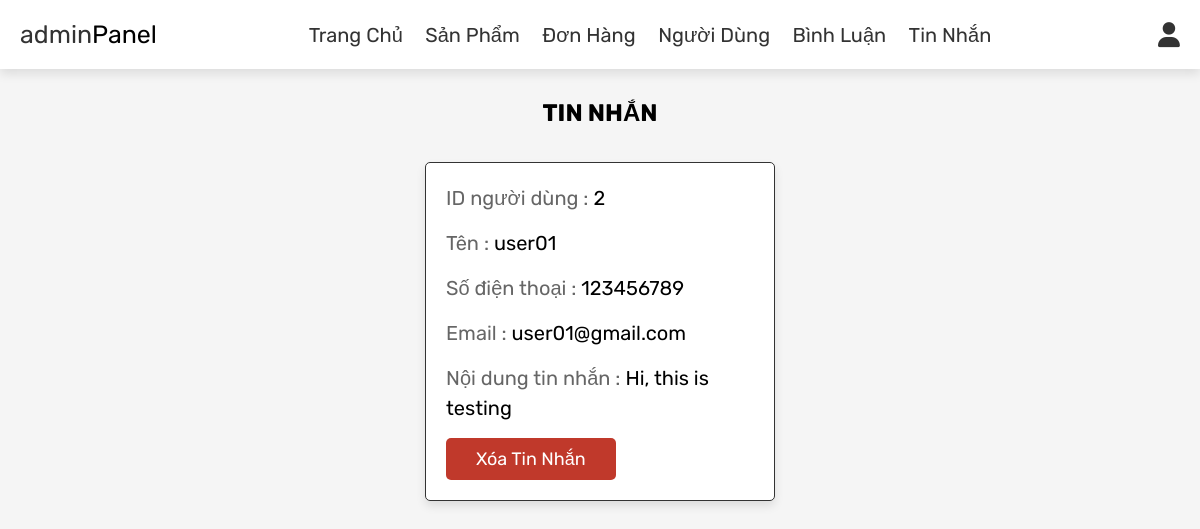
Screenshot of /admin_contacts.php (signed in) with the database file from the repository.
### tables this page shows
CREATE TABLE `message` (
  `id` int NOT NULL,
  `user_id` int NOT NULL,
  `name` varchar(100) NOT NULL,
  `email` varchar(100) NOT NULL,
  `number` varchar(12) NOT NULL,
  `message` varchar(500) NOT NULL
);

### admin_contacts.php (the view, shortened to what this page needs)
<?php
include './model/config.php';
?>
<!DOCTYPE html>
<html lang="vi">
<head>
    <link rel="stylesheet" href="https://cdnjs.cloudflare.com/ajax/libs/font-awesome/6.0.0/css/all.min.css">
    <link rel="stylesheet" href="css/admin_style.css">
</head>
<body>
    <?php include 'admin_header.php'; ?>
    <section class="messages">
        <h1 class="title">Tin nhắn</h1>
        <div class="box-container">
            <?php
            try {
                $select_message = $pdo->query("SELECT * FROM `message`");
                if ($select_message->rowCount() > 0) {
                    while ($fetch_message = $select_message->fetch(PDO::FETCH_ASSOC)) {
                        ?>
                        <div class="box">
                            <p> ID người dùng : <span><?php echo $fetch_message['user_id']; ?></span> </p>
                            <p> Tên : <span><?php echo $fetch_message['name']; ?></span> </p>
                            <p> Số điện thoại : <span><?php echo $fetch_message['number']; ?></span> </p>
                            <p> Email : <span><?php echo $fetch_message['email']; ?></span> </p>
                            <p> Nội dung tin nhắn : <span><?php echo $fetch_message['message']; ?></span> </p>
                            <a href="admin_contacts.php?delete=<?php echo $fetch_message['id']; ?>"
                               onclick="return confirm('Xóa tin nhắn này?');" class="delete-btn">Xóa tin nhắn</a>
                        </div>
                        <?php
                    }
                } else {
                    echo '<p class="empty">Bạn không có tin nhắn nào!</p>';
                }
            } catch (PDOException $e) {
                die('Truy vấn thất bại: ' . $e->getMessage());
            }
            ?>
        </div>
    </section>
</body>
</html>

### css/admin_style.css (style rules this page uses)
:root { --purple: #000000; --blue: #000000; --red: #c0392b; --orange: #f39c12; --black: #333; --white: #fff; --light-color: #666; --light-white: #ccc; --light-bg: #f5f5f5; --border: 0.1rem solid var(--black); --box-shadow: 0 0.5rem 1rem rgba(0, 0, 0, 0.1); }
* { font-family: "Rubik", sans-serif; margin: 0; padding: 0; box-sizing: border-box; outline: none; border: none; text-decoration: none; transition: all 0.2s linear; }
html { font-size: 62.5%; overflow-x: hidden; }
body { background-color: var(--light-bg); }
section { padding: 3rem 2rem; }
.title { text-align: center; margin-bottom: 2rem; text-transform: uppercase; color: var(--blue); font-size: 4rem; }
.btn, .option-btn, .delete-btn, .white-btn { display: inline-block; margin-top: 1rem; padding: 1rem 3rem; cursor: pointer; color: var(--white); font-size: 1.8rem; border-radius: 0.5rem; text-transform: capitalize; }
.delete-btn { background-color: var(--red); }
.messages .box-container { display: grid; grid-template-columns: repeat(auto-fit, 35rem); justify-content: center; gap: 1.5rem; max-width: 1200px; margin: 0 auto; align-items: center; }
.messages .box-container .box { background-color: var(--white); padding: 2rem; border: var(--border); box-shadow: var(--box-shadow); border-radius: 0.5rem; }
.messages .box-container .box p { padding-bottom: 1.5rem; font-size: 2rem; color: var(--light-color); line-height: 1.5; }
.messages .box-container .box p span { color: var(--purple); }
.messages .box-container .box .delete-btn { margin-top: 0; }
.title { font-size: 24px; text-align: center; }
.box { background-color: #fff; border: 1px solid #e0e0e0; padding: 15px; margin: 15px 0; border-radius: 5px; box-shadow: 0 2px 4px rgba(0, 0, 0, 0.1); }
.box p { margin: 0; }

### rows the page displays
message: user "2", name "user01", number "123456789", email "user01@gmail.com", message "Hi, this is testing"
